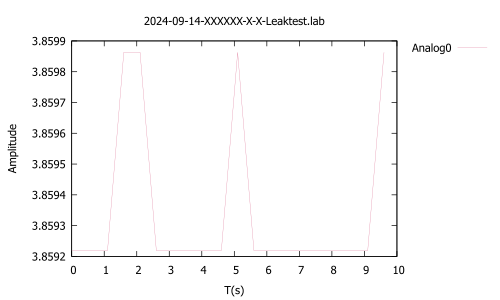

Source code (gnuplot):
set terminal pdf
set encoding utf8
set output "2024-09-14-XXXXXX-X-X-Leaktest.pdf"
set encoding utf8
#set xrange [0.0:600.0]
#set yrange [0.0:20.0]
set key outside
set style line 1 linecolor rgb '#DB7093' linewidth 0.1
set title "2024-09-14-XXXXXX-X-X-Leaktest.lab"
set xlabel "T(s)"
set ylabel "Amplitude"
plot "2024-09-14-XXXXXX-X-X-Leaktest.lab" every ::1 using 1:2 w l linestyle 1 title "Analog0"
